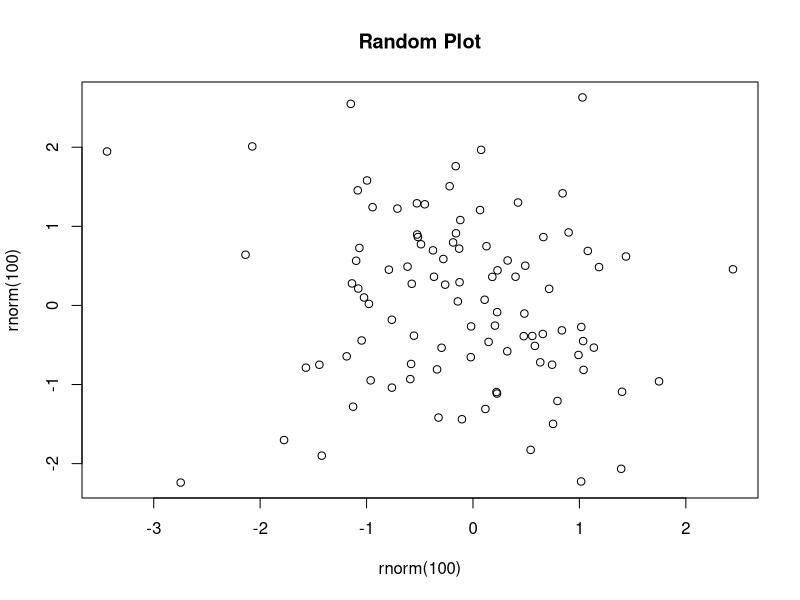

The R script that drew this image:
## ---- chunk 1
suppressMessages(library(knitr))
options(width = 98)
## ---- chunk 2
plot(rnorm(100),rnorm(100),main="Random Plot")
## ---- chunk 3
kable(data.frame(a=rnorm(10),b=rnorm(10),c=rnorm(10),d=rnorm(10)),"html")
